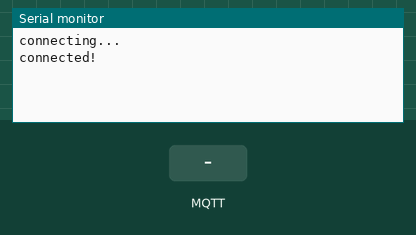
This sketch was run on a simulated Arduino Uno, built with avr-gcc and run on an emulated ATmega328P. Shown: the last lines printed to the serial monitor. The inputs (shaded band) are chosen by the test bench. No MQTT or app messages arrive unless stated.

Above: at 1.2 s.
1.3 s: MQTT message "1" arrives on the first subscribed topic
At 1.9 s:
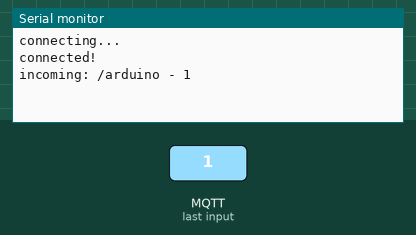
2.8 s: MQTT message "on" arrives on the first subscribed topic
At 4.0 s:
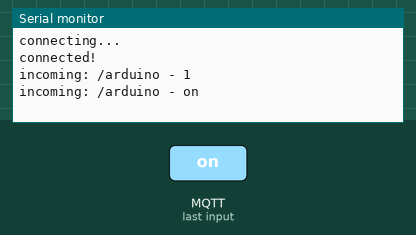
4.3 s: MQTT message "off" arrives on the first subscribed topic
At 5.4 s:
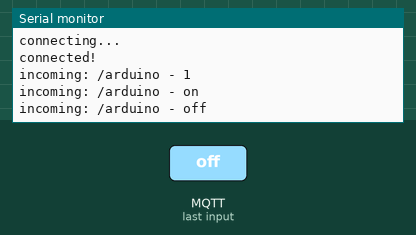

Measured:
- after the input at 1.3 s, the serial monitor: prints a new line at once (image 1)
- after the input at 2.8 s, the serial monitor: prints a new line at once (image 2)
- after the input at 4.3 s, the serial monitor: prints a new line at once (image 3)

The sketch:

sketch_jul23a.ino
```cpp
// This example uses an Arduino Uno together with

// an Ethernet Shield to connect to shiftr.io.

//

// You can check on your device after a successful

// connection here: https://shiftr.io/try.

//

// by Joël Gähwiler

// https://github.com/256dpi/arduino-mqtt


#include <Ethernet.h>

#include <MQTT.h>


byte mac[] = {0xDE, 0xAD, 0xBE, 0xEF, 0xFE, 0xED};

byte ip[] = {10, 2, 6, 95};
//ip(169, 254, 39, 67);// <- change to match your network


EthernetClient net;

MQTTClient client;


unsigned long lastMillis = 0;


void connect() {

  Serial.print("connecting...");

  while (!client.connect("arduino", "dht_1011", "dht_1234")) {

    Serial.print(".");

    delay(1000);

  }


  Serial.println("\nconnected!");


  client.subscribe("/arduino");

  // client.unsubscribe("/hello");

}


void messageReceived(String &topic, String &payload) {

  Serial.println("incoming: " + topic + " - " + payload);

}


void setup() {

  Serial.begin(115200);

  Ethernet.begin(mac, ip);


  // Note: Local domain names (e.g. "Computer.local" on OSX) are not supported by Arduino.

  // You need to set the IP address directly.

  client.begin("broker.shiftr.io", net);

  client.onMessage(messageReceived);


  connect();

}


void loop() {

  client.loop();


  if (!client.connected()) {

    connect();

  }


  // publish a message roughly every second.

  if (millis() - lastMillis > 1000) {

    lastMillis = millis();

    client.publish("/hello", "world");

  }

}
```
